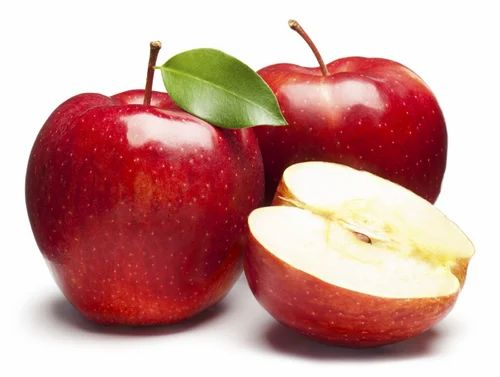
#> input picture 9_black_and_white.jpg, 500 x 377 px
$ python 9_black_and_white.py
#> lines starting #> are read from the running program, lines starting #| are printed output that depends on the picture; after the words box and inside, x2 and y2 are one past the last pixel; in counts of white or black regions, pixels touching at a corner belong together
import cv2
import numpy as np
import matplotlib.pyplot as plt

img = cv2.imread("9_black_and_white.jpg", cv2.IMREAD_GRAYSCALE)
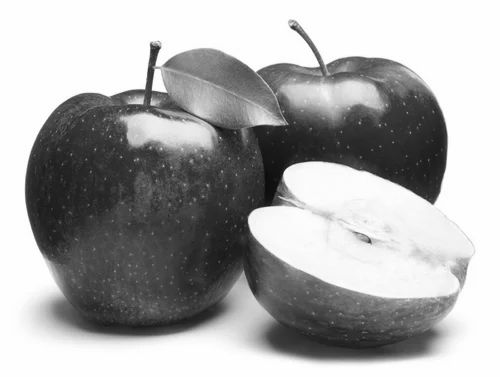
#> img: shape (377, 500); min 7, max 255, mean 170.1

bw_img = np.zeros_like(img)

for i in range(len(img)):
    for j in range(len(img[0])):
        if(img[i][j] > 128):
            bw_img[i][j] = 255
        else:
            bw_img[i][j] = 0
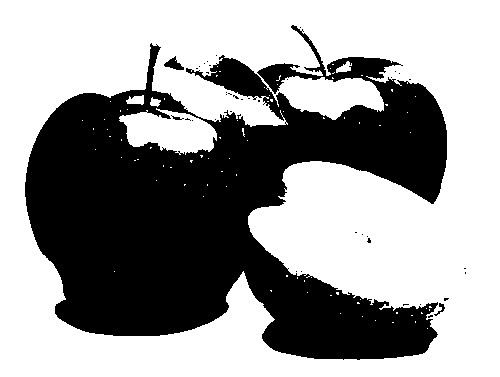
#> bw_img: shape (377, 500); 60.5% white; 40 black regions (36 under 20 px), largest, box (x1, y1, x2, y2) and area: (25, 25, 447, 360) 74105, (164, 56, 184, 70) 139, (434, 303, 445, 316) 44, (171, 115, 184, 120) 26

plt.subplot(1, 2, 1)
plt.imshow(img, cmap="gray", vmin=0, vmax=255)

plt.subplot(1, 2, 2)
plt.imshow(bw_img, cmap="gray", vmin=0, vmax=255)

plt.show()
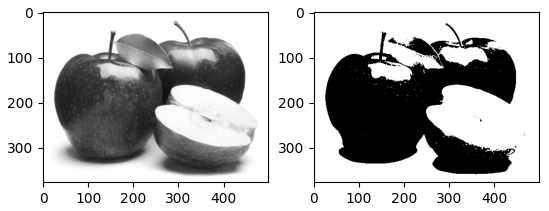
#> figure drawn by matplotlib, 2 panels
